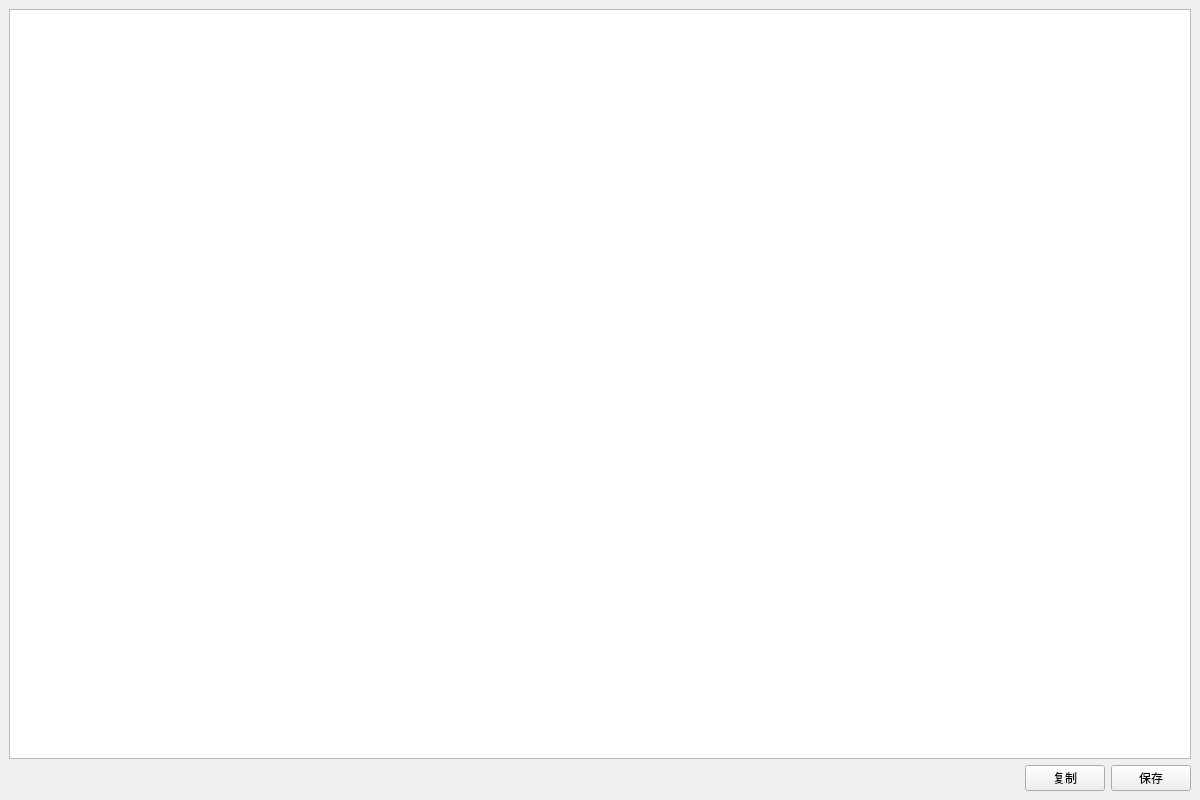
<?xml version="1.0" encoding="UTF-8"?>
<ui version="4.0">
 <class>CodeWindow</class>
 <widget class="QMainWindow" name="CodeWindow">
  <property name="geometry">
   <rect>
    <x>0</x>
    <y>0</y>
    <width>1200</width>
    <height>800</height>
   </rect>
  </property>
  <property name="windowTitle">
   <string>Code Preview</string>
  </property>
  <property name="windowIcon">
   <iconset resource="resource.qrc">
    <normaloff>:/newPrefix/icons/JSON格式化.png</normaloff>:/newPrefix/icons/JSON格式化.png</iconset>
  </property>
  <widget class="QWidget" name="centralwidget">
   <layout class="QVBoxLayout" name="verticalLayout">
    <item>
     <widget class="QPlainTextEdit" name="plainTextEdit"/>
    </item>
    <item>
     <layout class="QHBoxLayout" name="horizontalLayout">
      <item>
       <spacer name="horizontalSpacer">
        <property name="orientation">
         <enum>Qt::Horizontal</enum>
        </property>
        <property name="sizeHint" stdset="0">
         <size>
          <width>40</width>
          <height>20</height>
         </size>
        </property>
       </spacer>
      </item>
      <item>
       <widget class="QPushButton" name="pushButton">
        <property name="text">
         <string>复制</string>
        </property>
       </widget>
      </item>
      <item>
       <widget class="QPushButton" name="pushButton_2">
        <property name="text">
         <string>保存</string>
        </property>
       </widget>
      </item>
     </layout>
    </item>
   </layout>
  </widget>
 </widget>
 <resources>
  <include location="resource.qrc"/>
 </resources>
 <connections/>
</ui>
